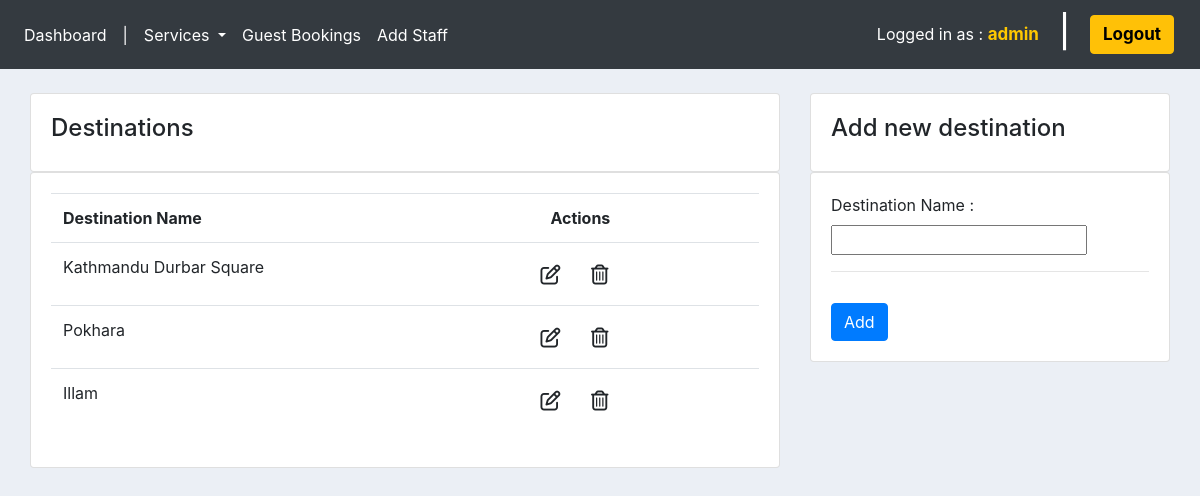
/destinations/ (signed in), run on the app's committed database.
### tour/models.py (models this page shows, shortened)
class Destination(models.Model):
    destinationName = models.CharField(max_length=200, null=True)

### ums/decorators.py (the view)
        def wrapper_func(request, *args, **kwargs):
            group = None
            if request.user.groups.exists():
                group = request.user.groups.all()[0].name
            if group in allowed_roles:
                return view_func(request, *args, **kwargs)
            else:
                return HttpResponse('Unauthorized access as ' + group + '.')

### tour/forms.py
class DestinationForm(ModelForm):
    class Meta:
        model = Destination
        fields = '__all__'

### tour/views.py (called while the page is built)
@login_required(login_url='login')
@allowed_users(allowed_roles=['admin', 'staff'])
def destinations(request):
    allDestinations = Destination.objects.all()
    form = DestinationForm()
    if request.method == 'POST':
        form = DestinationForm(request.POST)
        if form.is_valid():
            form.save()
            return redirect('destinations')
    context = {'allDestinations': allDestinations, 'form': form}
    return render(request, 'tour/destinations.html', context=context)

### tour/templates/tour/destinations.html (shortened to what this page needs)
{% extends 'ums/main.html' %}
{% load static %}
{% block content %}
<section class="container-fluid">
    <section class="row">
        <section class="col-md-8">
            <div class="card card-body">
                <span>
                    <h4>Destinations</h4>
                </span>
            </div>
            <div class="card card-body">
                <table class="table">
                    <tr>
                        <th>Destination Name</th>
                        <th style="padding-left: 35px;">Actions</th>
                    </tr>
                    {% for destination in allDestinations %}
                    <tr>
                        <td>{{destination.destinationName}}</td>
                        <td>
                            <a href="{% url 'update_destination' destination.id %}" class="btn" title="Update"><i class="far fa-edit fa-lg"></i></a>
                            <a href="{% url 'delete_destination' destination.id %}" class="btn" title="Delete"><i class="far fa-trash-alt fa-lg"></i></a>
                        </td>
                    </tr>
                    {% endfor %}
                </table>
            </div>
        </section>
        {% include 'tour/add_destination.html' %}
    </section>
</section>
{% endblock %}

### ums/templates/ums/navbar.html (shortened to what this page needs)
<nav class="navbar navbar-expand-lg navbar-dark bg-dark">
    <nav class="collapse navbar-collapse" id="navbarNav">
        <ul class="navbar-nav">
            <li class="nav-item active">
                <a class="nav-link" href="{% url 'home' %}"> Dashboard</a>
            </li>
            <li class="nav-item active">
                <a class="nav-link"> |</a>
            </li>
            <li class="nav-item dropdown active">
                <a class="nav-link dropdown-toggle" href="#" id="navbarDropdown" role="button" data-toggle="dropdown" aria-haspopup="true" aria-expanded="false"> Services </a>
            </li>
            <li class="nav-item active">
                <a class="nav-link" href="{% url 'guests' %}"> Guest Bookings </a>
            </li>
            <li class="nav-item active">
                <a href="{% url 'add_staff' %}" class="nav-link">Add Staff</a>
            </li>
        </ul>
    </nav>
    <span class="hello-logout">
        Logged in as : <a href=""><b id="username"> {{request.user}} </b></a>
    </span>
    <h2 class="hello-logout">|</h2>
    <span class="hello-logout">
        <button type="button" class="btn btn-warning">
            <a href="{% url 'logout' %}"> <b> Logout </b> </a>
        </button>
    </span>
</nav>
<br>

### static/css/main.css (style rules this page uses)
body { background-color: #ebeff5; }

### ums/templates/ums/navbar.html (style rules this page uses)
.hello-logout { color: #fff; margin: 5px 10px; }
.hello-logout a, a:hover { text-decoration: none; color: #000; }
.hello-logout b { font-size: 17px; }
h2.hello-logout { margin-bottom: 10px; }
#username { color: #ffc800; }

### data on the page
Destination: destinationName "Kathmandu Durbar Square"
Destination: destinationName "Pokhara"
Destination: destinationName "Illam"

### other printed values
{{ request.user }} "admin"
